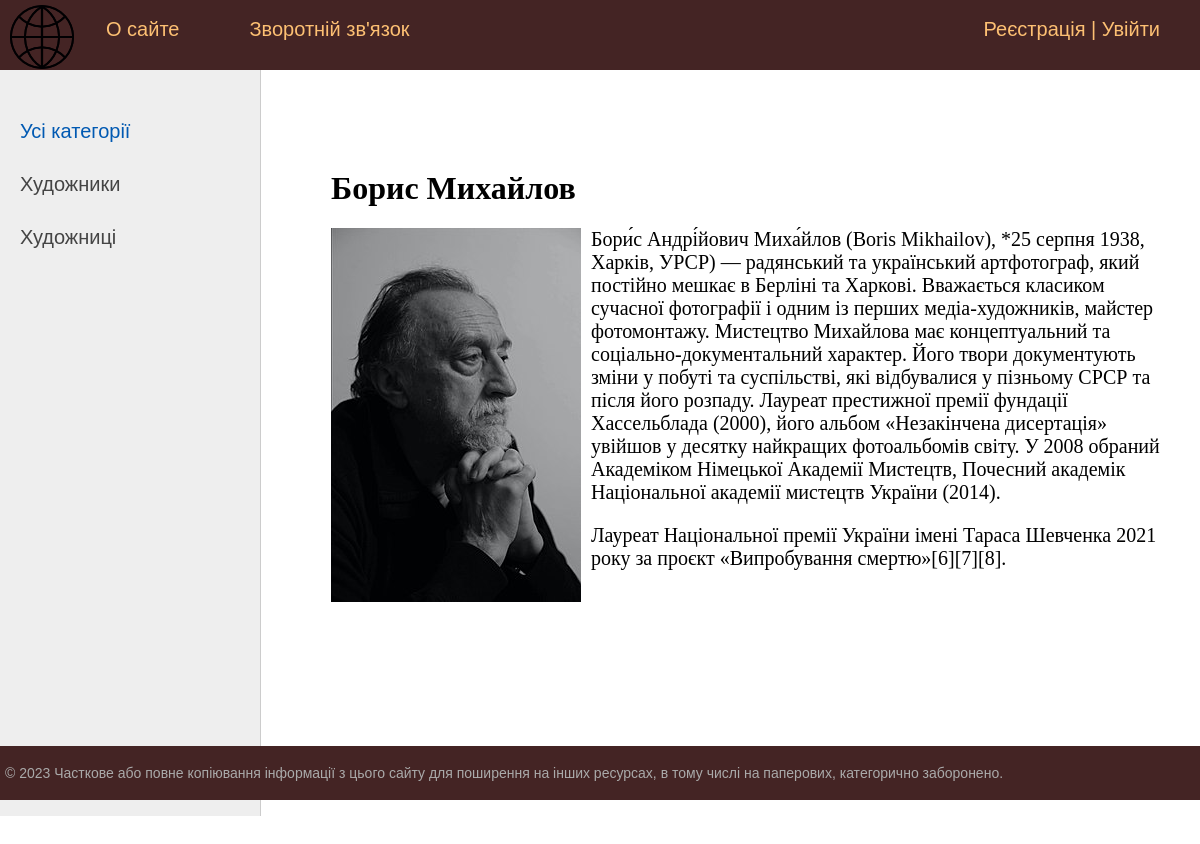
The page /post/boris/ on the database its author committed.
### artist/models.py (models this page shows, shortened)
class Category(models.Model):
    name = models.CharField(max_length=100, db_index=True, verbose_name="Категорія")
    slug = models.SlugField(max_length=255, unique=True, db_index=True, verbose_name="URL")
    def get_absolute_url(self):
        return reverse('category', kwargs={'cat_slug': self.slug})
    class Meta:
        verbose_name = 'Категорія'
        verbose_name_plural = 'Категорії'
        ordering = ['id']

class Artist(models.Model):
    title = models.CharField(max_length=255, verbose_name="Заголовок")
    slug = models.SlugField(max_length=255, unique=True, db_index=True, verbose_name="URL")
    content = models.TextField(blank=True, verbose_name="Текст статті")
    photo = models.ImageField(upload_to="photos/%Y/%m/%d/", verbose_name="Фото")
    time_create = models.DateTimeField(auto_now_add=True, verbose_name="Час створення")
    time_update = models.DateTimeField(auto_now=True, verbose_name="Час редакції")
    is_published = models.BooleanField(default=True, verbose_name="Публікація")
    cat = models.ForeignKey('Category', on_delete=models.PROTECT, verbose_name="Категорії")
    def __str__(self):
        return self.title
    class Meta:
        verbose_name = 'Відомі художники'
        verbose_name_plural = 'Відомі художники'
        ordering = ['id']

### artist/views.py (the view)
# urls.py: path('post/<slug:post_slug>/', ShowPost.as_view(), name='post'),
class ShowPost(DataMixin, DetailView):
    model = Artist
    template_name = 'artist/post.html'
    slug_url_kwarg = 'post_slug'
    context_object_name = 'post'
    def get_context_data(self, *, object_list=None, **kwargs):
        context = super().get_context_data(**kwargs)
        c_def = self.get_user_context(title=context['post'])
        return dict(list(context.items()) + list(c_def.items()))

### artist/utils.py (called while the page is built)
    def get_user_context(self, **kwargs):
        context = kwargs
        cats = Category.objects.annotate(Count('artist'))
        user_menu = menu.copy()
        if not self.request.user.is_authenticated:
            user_menu.pop(1)
        context['menu'] = user_menu
        context['cats'] = cats
        if 'cat_selected' not in context:
            context['cat_selected'] = 0
        return context

### artist/templates/artist/post.html
{% extends 'artist/base.html' %}
{% block content %}
<h1>{{post.title}}</h1>
{% if post.photo %}
<p><img class="img-article-left" src="{{post.photo.url}}"></p>
{% endif %}
{{post.content|linebreaks}}
{% endblock %}

### artist/templates/artist/base.html (shortened to what this page needs)
{% load static %}
{% load artist_tags %}
<!DOCTYPE html>
<html>
<head>
	<link type="text/css" href="{% static 'artist/css/stylesd.css' %}" rel="stylesheet" />
</head>
<body>
<table class="table-page" border=0 cellpadding="0" cellspacing="0">
<tr><td valign=top>
{% block mainmenu %}
		<div class="header">
			<ul id="mainmenu" class="mainmenu">
			<li class="logo"><a href="{% url 'home' %}"><div class="logo"></div></a></li>
{% for m in menu %}
			<li><a href="{% url m.url_name %}">{{m.title}}</a></li>
{% endfor %}
				{% if request.user.is_authenticated %}
				<li class="last"> {{user.username}} | <a href="{% url 'logout' %}">Вийти</a></li>
				{% else %}
				<li class="last"><a href="{% url 'register' %}">Реєстрація</a> | <a href="{% url 'login' %}">Увійти</a></li>
				{% endif %}
			</ul>
		</div>
{% endblock mainmenu %}
<table class="table-content" border=0 cellpadding="0" cellspacing="0">
<tr>
	<td valign="top" class="left-chapters">
	<ul id="leftchapters">
{% if cat_selected == 0 %}
		<li class="selected">Усі категорії</li>
{% else %}
		<li><a href="{% url 'home' %}">Усі категорії</a></li>
{% endif %}
    {% for c in cats %}
{% if c.artist__count > 0 %}
	{% if c.pk == cat_selected %}
		<li class="selected">{{c.name}}</li>
	{% else %}
		<li><a href="{{ c.get_absolute_url }}">{{c.name}}</a></li>
	{% endif %}
{% endif %}
{% endfor %}
	</ul>
</td>
<td valign="top" class="content">
	<div class="content-text">
{% block content %}
{% endblock %}
	</div>
</td></tr></table>
</td></tr>
<tr><td valign=top>
	<div id="footer">
		<p>&copy; 2023 Часткове або повне копіювання інформації з цього сайту для поширення на інших ресурсах, в тому числі на паперових, категорично заборонено.</p>
	</div>
</td></tr></table>
</body>
</html>

### artist/static/artist/css/stylesd.css (style rules this page uses)
html, body { font-family: 'Arial'; margin: 0; padding: 0; height: 100%; width: 100%; color: #444; }
a { color: #0059b2; text-decoration: none; }
img { max-width: 600px; height: auto; }
img.img-article-left { max-width: 300px; height: auto; float: left; padding: 0 10px 10px 0; }
.table-page { width: 100%; height: 100%; vertical-align: top; }
.table-page tr { height: 100%; }
.header { background: #442424; height: 70px; }
.logo { background: url('../images/logo.png') no-repeat 10px 5px; width: 76px; height: 70px; }
ul.mainmenu { list-style: none; margin: 0; padding: 0; height: 70px; color: #fdc073; font-size: 20px; overflow: hidden; }
ul.mainmenu li { float: left; margin: 18px 40px 0 30px; }
ul.mainmenu li.logo { margin: 0; }
ul.mainmenu li.last { float: right; }
ul.mainmenu li a { color: #fdc073; text-decoration: none; }
.table-content { width: 100%; min-height: 100%; height: 100%; }
.left-chapters { margin: 0; background: #eee; border-right: 1px solid #ccc; min-height: 100%; }
.left-chapters ul { width: 230px; min-height: 100%; margin: 0; padding: 20px 10px 10px 20px; list-style: none; font-size: 20px; }
.left-chapters ul li { margin: 30px 0 0 0; color: #999; }
.left-chapters ul li.selected { color: #0059b2; }
.left-chapters ul li a { color: #444; text-decoration: none; }
.content { padding: 40px 20px 20px 40px; width: 100%; box-sizing: border-box; }
.content-text { margin: 60px 0 0 30px; color: #000; font-size: 20px; font-family: Yandex Sans Display Light; }
.content-text h1 { font-size: 32px; }
#footer { box-sizing: border-box; background: #442424; padding: 5px; color: #aaa; font-size: 14px; font-family: Verdana, Geneva, Arial, Helvetica; text-align: left; overflow: hidden; }

### rows shown on the page
Category: name "Художники"
Category: name "Художниці"
Artist: title "Борис Михайлов", photo (picture), content "Бори́с Андрі́йович Миха́йлов (Boris Mikhailov), *25 серпня 1938, Харків, УРСР) — радянський та український артфотограф, який постійно мешкає в Берліні та Харкові. Вважається класиком сучасної фотографії і одним із перших медіа-художників, майстер фотомонтажу. Мистецтво Михайлова має концептуальний та соціально-документальний характер. Його твори документують зміни у побуті та суспільстві, які відбувалися у пізньому СРСР та після його розпаду. Лауреат престижної премії фундації Хассельблада (2000), його альбом «Незакінчена дисертація» увійшов у десятку найкращих фотоальбомів світу. У 2008 обраний Академіком Німецької Академії Мистецтв, Почесний академік Національної академії мистецтв України…"

### other values the page prints
{{ m.title }} "О сайте" "Зворотній зв'язок"
